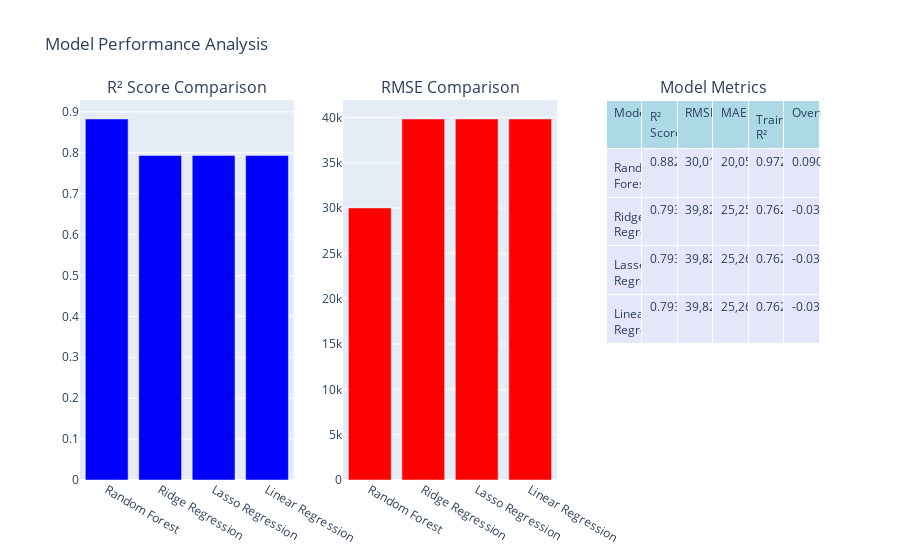

The notebook cell saved with this chart:
### Markdown cell above
## Performance Metric Visualisation

### Code cell
# Create performance comparison chart
fig = make_subplots(
    rows=1, cols=3,
    subplot_titles=['R² Score Comparison', 'RMSE Comparison', 'Model Metrics'],
    specs=[[{}, {}, {"type": "table"}]]
)

# R² Score comparison
fig.add_trace(
    go.Bar(
        x=comparison_df['Model'],
        y=comparison_df['R² Score'],
        name='R² Score',
        marker_color='blue'
    ),
    row=1, col=1
)

# RMSE comparison
fig.add_trace(
    go.Bar(
        x=comparison_df['Model'],
        y=comparison_df['RMSE'],
        name='RMSE',
        marker_color='red'
    ),
    row=1, col=2
)

# Metrics table
fig.add_trace(
    go.Table(
        header=dict(values=list(comparison_df.columns),
                   fill_color='lightblue',
                   align='left'),
        cells=dict(values=[comparison_df[col] for col in comparison_df.columns],
                  fill_color='lavender',
                  align='left',
                  format=[None, '.4f', ',.0f', ',.0f', '.4f', '.4f'])
    ),
    row=1, col=3
)

fig.update_layout(height=500, title_text="Model Performance Analysis", showlegend=False)

# Save as PNG
fig.write_image("model_performance_comparison.png")
display(Image(filename="model_performance_comparison.png"))

fig.show()

### Figure 1 — Plotly figure (JSON) as saved in the notebook; plotly's stock layout.template omitted (floating-point values rounded to 4 significant figures)
{"data": [{"marker": {"color": "blue"}, "name": "R² Score", "type": "bar", "x": ["Random Forest", "Ridge Regression", "Lasso Regression", "Linear Regression"], "xaxis": "x", "y": [0.8826, 0.7933, 0.7932, 0.7932], "yaxis": "y"}, {"marker": {"color": "red"}, "name": "RMSE", "type": "bar", "x": ["Random Forest", "Ridge Regression", "Lasso Regression", "Linear Regression"], "xaxis": "x2", "y": [30010.0, 39820.0, 39820.0, 39820.0], "yaxis": "y2"}, {"cells": {"align": "left", "fill": {"color": "lavender"}, "format": [null, ".4f", ",.0f", ",.0f", ".4f", ".4f"], "values": [["Random Forest", "Ridge Regression", "Lasso Regression", "Linear Regression"], [0.8826, 0.7933, 0.7932, 0.7932], [30010.0, 39820.0, 39820.0, 39820.0], [20050.0, 25260.0, 25260.0, 25260.0], [0.9728, 0.7627, 0.7627, 0.7627], [0.09026, -0.03054, -0.03051, -0.03051]]}, "domain": {"x": [0.7111, 1], "y": [0, 1]}, "header": {"align": "left", "fill": {"color": "lightblue"}, "values": ["Model", "R² Score", "RMSE", "MAE", "Train R²", "Overfitting"]}, "type": "table"}], "layout": {"annotations": [{"font": {"size": 16}, "showarrow": false, "text": "R² Score Comparison", "x": 0.1444, "xanchor": "center", "xref": "paper", "y": 1, "yanchor": "bottom", "yref": "paper"}, {"font": {"size": 16}, "showarrow": false, "text": "RMSE Comparison", "x": 0.5, "xanchor": "center", "xref": "paper", "y": 1, "yanchor": "bottom", "yref": "paper"}, {"font": {"size": 16}, "showarrow": false, "text": "Model Metrics", "x": 0.8556, "xanchor": "center", "xref": "paper", "y": 1, "yanchor": "bottom", "yref": "paper"}], "autosize": true, "showlegend": false, "title": {"text": "Model Performance Analysis"}, "xaxis": {"anchor": "y", "autorange": true, "domain": [0, 0.2889], "range": [-0.5, 3.5], "type": "category"}, "xaxis2": {"anchor": "y2", "autorange": true, "domain": [0.3556, 0.6444], "range": [-0.5, 3.5], "type": "category"}, "yaxis": {"anchor": "x", "autorange": true, "domain": [0, 1], "range": [0, 0.929], "type": "linear"}, "yaxis2": {"anchor": "x2", "autorange": true, "domain": [0, 1], "range": [0, 41920.0], "type": "linear"}}}
